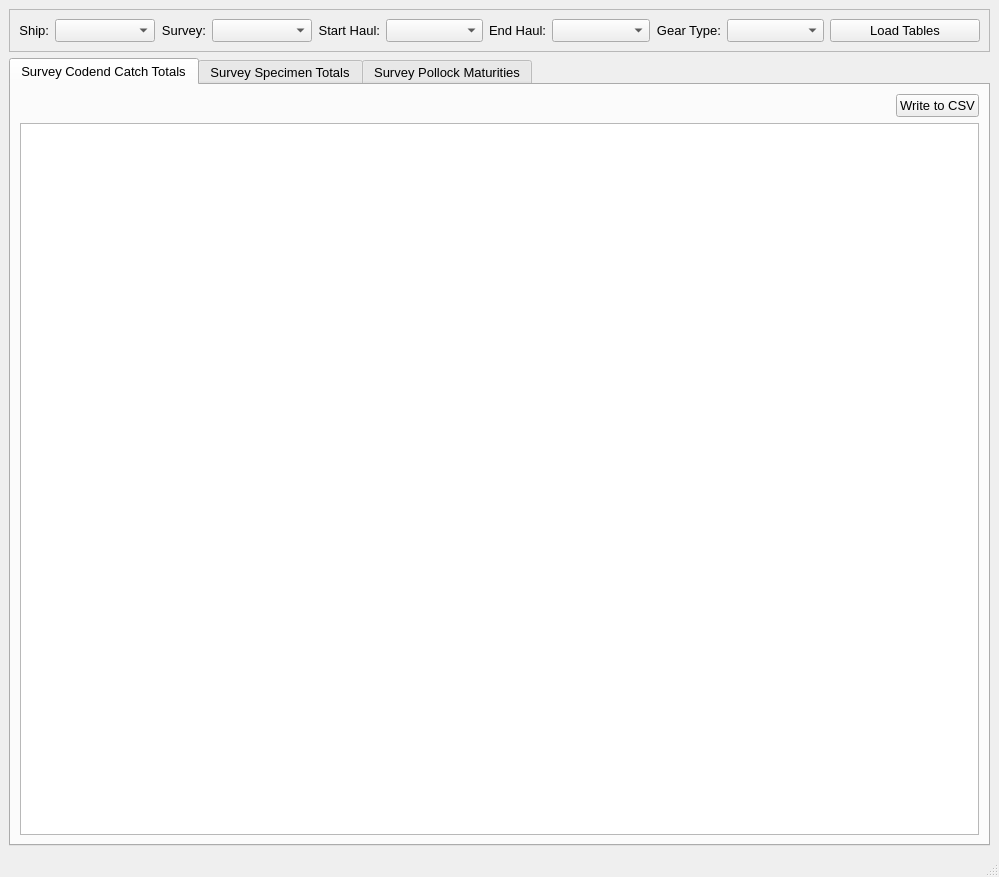
<?xml version="1.0" encoding="UTF-8"?>
<ui version="4.0">
 <class>SummaryTables</class>
 <widget class="QMainWindow" name="SummaryTables">
  <property name="geometry">
   <rect>
    <x>0</x>
    <y>0</y>
    <width>999</width>
    <height>877</height>
   </rect>
  </property>
  <property name="windowTitle">
   <string>Summary Tables</string>
  </property>
  <widget class="QWidget" name="centralwidget">
   <layout class="QVBoxLayout" name="verticalLayout">
    <item>
     <widget class="QFrame" name="frame">
      <property name="font">
       <font>
        <pointsize>10</pointsize>
       </font>
      </property>
      <property name="frameShape">
       <enum>QFrame::StyledPanel</enum>
      </property>
      <property name="frameShadow">
       <enum>QFrame::Raised</enum>
      </property>
      <layout class="QGridLayout" name="gridLayout_2">
       <item row="0" column="3">
        <widget class="QComboBox" name="surveyBox">
         <property name="minimumSize">
          <size>
           <width>100</width>
           <height>0</height>
          </size>
         </property>
         <property name="maximumSize">
          <size>
           <width>200</width>
           <height>16777215</height>
          </size>
         </property>
         <property name="font">
          <font>
           <pointsize>10</pointsize>
          </font>
         </property>
        </widget>
       </item>
       <item row="0" column="9">
        <widget class="QComboBox" name="gearTypeBox">
         <property name="sizePolicy">
          <sizepolicy hsizetype="Expanding" vsizetype="Fixed">
           <horstretch>0</horstretch>
           <verstretch>0</verstretch>
          </sizepolicy>
         </property>
        </widget>
       </item>
       <item row="0" column="6">
        <widget class="QLabel" name="label_24">
         <property name="text">
          <string>End Haul:</string>
         </property>
         <property name="alignment">
          <set>Qt::AlignRight|Qt::AlignTrailing|Qt::AlignVCenter</set>
         </property>
        </widget>
       </item>
       <item row="0" column="1">
        <widget class="QComboBox" name="shipBox">
         <property name="minimumSize">
          <size>
           <width>100</width>
           <height>0</height>
          </size>
         </property>
         <property name="maximumSize">
          <size>
           <width>200</width>
           <height>16777215</height>
          </size>
         </property>
         <property name="font">
          <font>
           <pointsize>10</pointsize>
          </font>
         </property>
        </widget>
       </item>
       <item row="0" column="8">
        <widget class="QLabel" name="label_25">
         <property name="text">
          <string>Gear Type:</string>
         </property>
         <property name="alignment">
          <set>Qt::AlignRight|Qt::AlignTrailing|Qt::AlignVCenter</set>
         </property>
        </widget>
       </item>
       <item row="0" column="0">
        <widget class="QLabel" name="label">
         <property name="maximumSize">
          <size>
           <width>81</width>
           <height>16777215</height>
          </size>
         </property>
         <property name="font">
          <font>
           <pointsize>10</pointsize>
          </font>
         </property>
         <property name="text">
          <string>Ship:</string>
         </property>
         <property name="alignment">
          <set>Qt::AlignRight|Qt::AlignTrailing|Qt::AlignVCenter</set>
         </property>
        </widget>
       </item>
       <item row="0" column="2">
        <widget class="QLabel" name="label_2">
         <property name="maximumSize">
          <size>
           <width>81</width>
           <height>16777215</height>
          </size>
         </property>
         <property name="font">
          <font>
           <pointsize>10</pointsize>
          </font>
         </property>
         <property name="text">
          <string>Survey:</string>
         </property>
         <property name="alignment">
          <set>Qt::AlignRight|Qt::AlignTrailing|Qt::AlignVCenter</set>
         </property>
        </widget>
       </item>
       <item row="0" column="5">
        <widget class="QComboBox" name="startHaulBox">
         <property name="sizePolicy">
          <sizepolicy hsizetype="Expanding" vsizetype="Fixed">
           <horstretch>0</horstretch>
           <verstretch>0</verstretch>
          </sizepolicy>
         </property>
        </widget>
       </item>
       <item row="0" column="4">
        <widget class="QLabel" name="label_23">
         <property name="text">
          <string>Start Haul:</string>
         </property>
         <property name="alignment">
          <set>Qt::AlignRight|Qt::AlignTrailing|Qt::AlignVCenter</set>
         </property>
        </widget>
       </item>
       <item row="0" column="7">
        <widget class="QComboBox" name="endHaulBox">
         <property name="sizePolicy">
          <sizepolicy hsizetype="Expanding" vsizetype="Fixed">
           <horstretch>0</horstretch>
           <verstretch>0</verstretch>
          </sizepolicy>
         </property>
         <property name="currentIndex">
          <number>-1</number>
         </property>
        </widget>
       </item>
       <item row="0" column="10">
        <widget class="QPushButton" name="runButton">
         <property name="minimumSize">
          <size>
           <width>150</width>
           <height>0</height>
          </size>
         </property>
         <property name="text">
          <string>Load Tables</string>
         </property>
        </widget>
       </item>
      </layout>
      <zorder>label</zorder>
      <zorder>label_2</zorder>
      <zorder>surveyBox</zorder>
      <zorder>shipBox</zorder>
      <zorder>label_23</zorder>
      <zorder>label_24</zorder>
      <zorder>label_25</zorder>
      <zorder>gearTypeBox</zorder>
      <zorder>startHaulBox</zorder>
      <zorder>endHaulBox</zorder>
      <zorder>runButton</zorder>
     </widget>
    </item>
    <item>
     <widget class="QTabWidget" name="tabWidget">
      <property name="enabled">
       <bool>true</bool>
      </property>
      <property name="sizePolicy">
       <sizepolicy hsizetype="Expanding" vsizetype="Expanding">
        <horstretch>0</horstretch>
        <verstretch>0</verstretch>
       </sizepolicy>
      </property>
      <property name="font">
       <font>
        <pointsize>10</pointsize>
       </font>
      </property>
      <property name="currentIndex">
       <number>0</number>
      </property>
      <property name="tabsClosable">
       <bool>false</bool>
      </property>
      <widget class="QWidget" name="SurveyCatchTotalsTab">
       <attribute name="title">
        <string>Survey Codend Catch Totals</string>
       </attribute>
       <layout class="QGridLayout" name="gridLayout">
        <item row="0" column="0">
         <layout class="QHBoxLayout" name="horizontalLayout_4">
          <item>
           <spacer name="horizontalSpacer_5">
            <property name="orientation">
             <enum>Qt::Horizontal</enum>
            </property>
            <property name="sizeType">
             <enum>QSizePolicy::Expanding</enum>
            </property>
            <property name="sizeHint" stdset="0">
             <size>
              <width>143</width>
              <height>20</height>
             </size>
            </property>
           </spacer>
          </item>
          <item>
           <widget class="QPushButton" name="csvBtn1">
            <property name="text">
             <string>Write to CSV</string>
            </property>
           </widget>
          </item>
         </layout>
        </item>
        <item row="1" column="0">
         <widget class="QTableWidget" name="surveyCatchTotalsTable"/>
        </item>
       </layout>
      </widget>
      <widget class="QWidget" name="SurveySpecimenTotalsTab">
       <attribute name="title">
        <string>Survey Specimen Totals</string>
       </attribute>
       <layout class="QGridLayout" name="gridLayout_3">
        <item row="0" column="0">
         <layout class="QHBoxLayout" name="horizontalLayout_3">
          <item>
           <spacer name="horizontalSpacer_4">
            <property name="orientation">
             <enum>Qt::Horizontal</enum>
            </property>
            <property name="sizeType">
             <enum>QSizePolicy::Expanding</enum>
            </property>
            <property name="sizeHint" stdset="0">
             <size>
              <width>40</width>
              <height>20</height>
             </size>
            </property>
           </spacer>
          </item>
          <item>
           <widget class="QCheckBox" name="nonRandomCheckBox1">
            <property name="sizePolicy">
             <sizepolicy hsizetype="Fixed" vsizetype="Fixed">
              <horstretch>0</horstretch>
              <verstretch>0</verstretch>
             </sizepolicy>
            </property>
            <property name="layoutDirection">
             <enum>Qt::LeftToRight</enum>
            </property>
            <property name="text">
             <string>Non-Random</string>
            </property>
           </widget>
          </item>
          <item>
           <widget class="QPushButton" name="csvBtn2">
            <property name="text">
             <string>Write to CSV</string>
            </property>
           </widget>
          </item>
         </layout>
        </item>
        <item row="1" column="0">
         <widget class="QTableWidget" name="surveySpecimenTotalsTable"/>
        </item>
       </layout>
      </widget>
      <widget class="QWidget" name="SurveyPollockMaturitiesTab">
       <attribute name="title">
        <string>Survey Pollock Maturities</string>
       </attribute>
       <layout class="QGridLayout" name="gridLayout_7">
        <item row="0" column="0">
         <layout class="QHBoxLayout" name="horizontalLayout_2">
          <item>
           <spacer name="horizontalSpacer_3">
            <property name="orientation">
             <enum>Qt::Horizontal</enum>
            </property>
            <property name="sizeType">
             <enum>QSizePolicy::Expanding</enum>
            </property>
            <property name="sizeHint" stdset="0">
             <size>
              <width>40</width>
              <height>20</height>
             </size>
            </property>
           </spacer>
          </item>
          <item>
           <widget class="QCheckBox" name="checkBox">
            <property name="sizePolicy">
             <sizepolicy hsizetype="Fixed" vsizetype="Fixed">
              <horstretch>0</horstretch>
              <verstretch>0</verstretch>
             </sizepolicy>
            </property>
            <property name="text">
             <string>Non-Random</string>
            </property>
           </widget>
          </item>
          <item>
           <widget class="QPushButton" name="csvBtn3">
            <property name="text">
             <string>Write to CSV</string>
            </property>
           </widget>
          </item>
         </layout>
        </item>
        <item row="1" column="0">
         <widget class="QTableWidget" name="surveyPollockTotalsTable"/>
        </item>
       </layout>
      </widget>
     </widget>
    </item>
   </layout>
   <zorder>tabWidget</zorder>
   <zorder>frame</zorder>
  </widget>
  <widget class="QMenuBar" name="menubar">
   <property name="geometry">
    <rect>
     <x>0</x>
     <y>0</y>
     <width>999</width>
     <height>21</height>
    </rect>
   </property>
  </widget>
  <widget class="QStatusBar" name="statusbar"/>
 </widget>
 <resources/>
 <connections/>
</ui>
